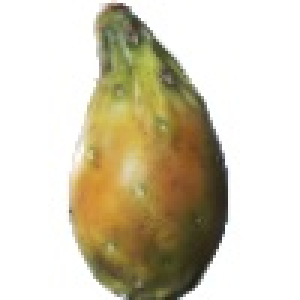
#> input picture dataset-fruit/Training/Cactus Fruit/Cactus_fruit_1__308_100.jpg, 100 x 100 px, found by its file name (shown 3 times larger); its folder holds only this picture in this run
$ jupyter execute --allow-errors coba_praproses_ekstraksi_fitur_klasifikasi.ipynb
#> lines starting #> are read from the running program, lines starting #| are printed output that depends on the picture
# Praproses, Ektraksi Fitur,

## Persiapan

[cell 1]
from google.colab import drive
drive.mount('/content/drive')

[cell 2]
import os
import cv2

root = "/content/drive/MyDrive/Colab Notebooks/PBL KEL 5 SEM 5/fruit-clean/Training"
X_train = []
y_train = []

for class_name in os.listdir(root):
    class_folder = os.path.join(root, class_name)
    if not os.path.isdir(class_folder):
        continue

    for file in os.listdir(class_folder):
        img = cv2.imread(os.path.join(class_folder, file))
#> img is the input picture: shape (100, 100, 3); mean B, G, R 183.1, 204.2, 211.6
        img = cv2.resize(img, (128, 128))
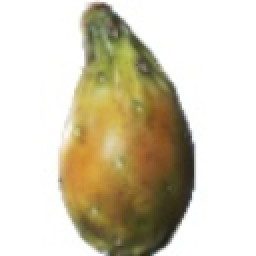
#> img: shape (128, 128, 3) (shown 2 times larger); mean B, G, R 183, 204.1, 211.6

        X_train.append(img)
        y_train.append(class_name)
#> pass 2 of the loop `for class_name in os.listdir(root):`:
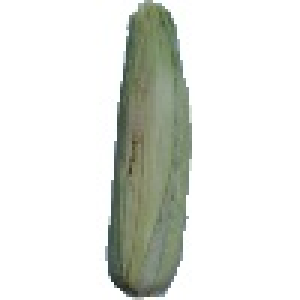
#> input picture dataset-fruit/Training/Corn Husk/Corn_Husk_1__144_100.jpg, 100 x 100 px, found by its file name (shown 3 times larger)
#> img is the input picture: shape (100, 100, 3); mean B, G, R 222.2, 227.5, 224.9
#> `img = cv2.resize(img, (128, 128))`:
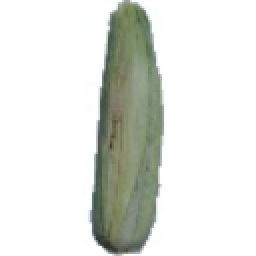
#> img: shape (128, 128, 3) (shown 2 times larger); mean B, G, R 222.2, 227.4, 224.9

[cell 3]
import os
import cv2

root = "/content/drive/MyDrive/Colab Notebooks/PBL KEL 5 SEM 5/fruit-clean/Test"
X_test = []
y_test = []

#> (the rest of this cell did not finish here and is left out)

[cell 4]
import matplotlib.pyplot as plt

plt.figure(figsize=(10, 10))
#> (the rest of this cell did not finish here and is left out)

## Praproses

### Normalisasi Piksel

[cell 5]
import numpy as np

X_train = np.array(X_train).astype(np.float32) / 255.0

[cell 6]
X_test = np.array(X_test).astype(np.float32) / 255.0

### Konversi ke Grayscale

[cell 7]
X_test_gray = np.array([cv2.cvtColor(img, cv2.COLOR_BGR2GRAY) for img in X_test])
#> X_test_gray = empty array
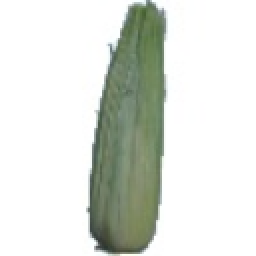
#> img: shape (128, 128, 3) (shown 2 times larger); mean B, G, R 218.4, 224.8, 220.8

[cell 8]
X_train_gray = np.array([cv2.cvtColor(img, cv2.COLOR_BGR2GRAY) for img in X_train])

[cell 9]
import matplotlib.pyplot as plt
import cv2

img_color = X_train[0]
img_gray = X_train_gray[0]
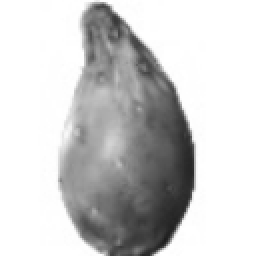
#> img_gray: shape (128, 128) float32 (shown 2 times larger); min 0.113, max 1, mean 0.8

plt.figure(figsize=(8, 4))

plt.subplot(1, 2, 1)
plt.imshow(cv2.cvtColor(img_color, cv2.COLOR_BGR2RGB))
plt.title("Sebelum ")
plt.axis("off")

plt.subplot(1, 2, 2)
plt.imshow(img_gray, cmap='gray')
plt.title("Sesudah")
plt.axis("off")

plt.tight_layout()
plt.show()
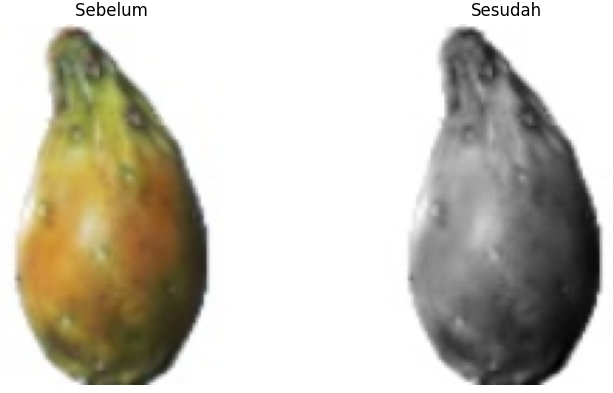
#> figure drawn by matplotlib, 2 panels

### Persiapan lainnya

#### Segmentasi

Dataset citra yang digunakan telah memiliki segmentasi objek yang baik, sehingga objek utama pada setiap gambar terlihat jelas dan terfokus.

#### Augmentasi

Dataset citra yang digunakan memiliki jumlah data yang cukup besar, sehingga proses augmentasi data tidak diperlukan dalam penelitian ini.

## Ekstraksi Fitur

### Local Binary Pattern untuk Tekstur

[cell 10]
import cv2
import numpy as np
from skimage.feature import local_binary_pattern

def extract_lbp(image, P=8, R=1, method='uniform'):

    # pastikan grayscale
    if len(image.shape) == 3:
        image = cv2.cvtColor(image, cv2.COLOR_BGR2GRAY)

    # hitung LBP
    lbp = local_binary_pattern(image, P, R, method)

    # jumlah pola uniform = P + 2
    bins = int(P + 2)

    # histogram sebagai fitur
    hist, _ = np.histogram(lbp.ravel(),
                           bins=bins,
                           range=(0, bins),
                           density=True)

    return hist  # hasil 1D vector

### Histogram untuk Warna

[cell 11]
def extract_color_hist(img):
    hsv = cv2.cvtColor((img * 255).astype("uint8"), cv2.COLOR_BGR2HSV)
    hist = cv2.calcHist([hsv], [0,1,2], None,
                        [8,8,8],
                        [0,180,0,256,0,256])
    return hist.flatten()

[cell 12]
hsv = cv2.cvtColor((img * 255).astype("uint8"), cv2.COLOR_BGR2HSV)
#> hsv: shape (128, 128, 3); mean H, S, V 41.3, 25.8, 37.9

labels = ["Hue", "Saturation", "Value"]

plt.figure(figsize=(9, 3))
for i in range(3):
    plt.subplot(1, 3, i+1)
    h = cv2.calcHist([hsv], [i], None, [256], [0,256])
    plt.plot(h)
    plt.title(labels[i])
    plt.xlabel("Intensitas")
    plt.ylabel("Frekuensi")

plt.tight_layout()
plt.show()
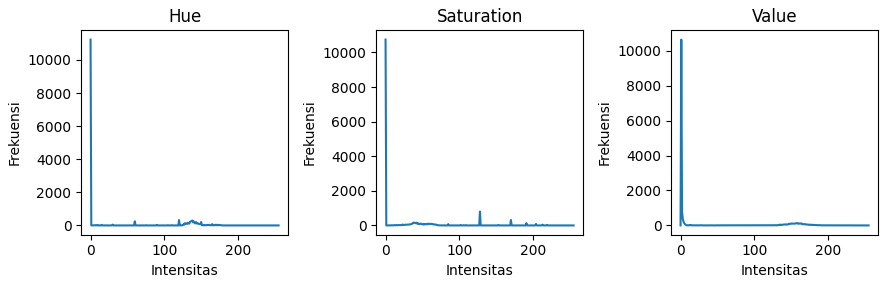
#> figure drawn by matplotlib, 3 panels; panel 1: curve peaks at x = 0, y = 11231; panel 2: curve peaks at x = 0, y = 10741; panel 3: curve peaks at x = 1, y = 10629

### Konkatenasi Fitur

[cell 13]
X_train_features = []

for img in X_train:
    lbp = extract_lbp(img)
    print("lbp",lbp[:1])
    c = extract_color_hist(img)
    print("color",c[:1])
    features = np.concatenate([lbp, c])
    X_train_features.append(features)
#> this loop made 3 passes
#> pass 1, in extract_lbp, `lbp = local_binary_pattern(image, P, R, method)`:
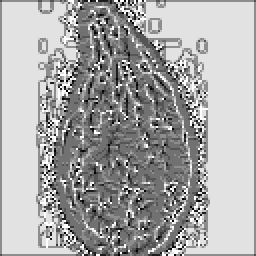
#> lbp: shape (128, 128) float64 (shown 2 times larger); min 0, max 9, mean 5.94; drawn with min black and max white
#> pass 2, in extract_lbp (call 2), `image = cv2.cvtColor(image, cv2.COLOR_BGR2GRAY)`:
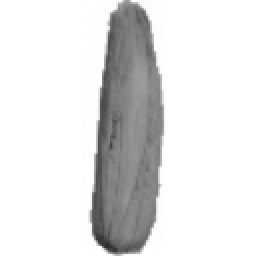
#> image: shape (128, 128) float32 (shown 2 times larger); min 0.175, max 1, mean 0.887
#> pass 2, in extract_lbp (call 2), `lbp = local_binary_pattern(image, P, R, method)`:
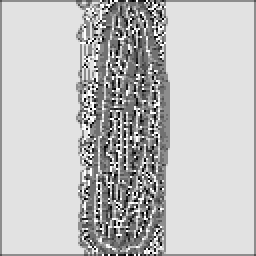
#> lbp: shape (128, 128) float64 (shown 2 times larger); min 0, max 9, mean 6.81; drawn with min black and max white

X_train_features = np.array(X_train_features)

[cell 14]
print(X_train_features[:5])

[cell 15]
X_test_features = []

for img in X_test:
    lbp = extract_lbp(img)
    c = extract_color_hist(img)
    features = np.concatenate([lbp, c])
    X_test_features.append(features)

X_test_features = np.array(X_test_features)
